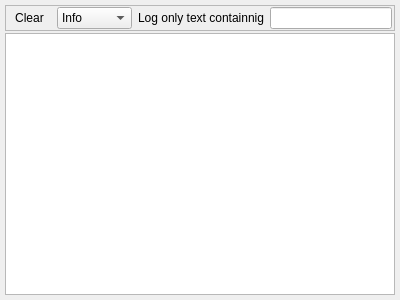
<?xml version="1.0" encoding="UTF-8"?>
<ui version="4.0">
 <class>LoggerWidget</class>
 <widget class="QWidget" name="LoggerWidget">
  <property name="geometry">
   <rect>
    <x>0</x>
    <y>0</y>
    <width>400</width>
    <height>300</height>
   </rect>
  </property>
  <property name="windowTitle">
   <string>Form</string>
  </property>
  <layout class="QVBoxLayout" name="verticalLayout">
   <property name="spacing">
    <number>2</number>
   </property>
   <property name="leftMargin">
    <number>5</number>
   </property>
   <property name="topMargin">
    <number>5</number>
   </property>
   <property name="rightMargin">
    <number>5</number>
   </property>
   <property name="bottomMargin">
    <number>5</number>
   </property>
   <item>
    <widget class="QFrame" name="frame">
     <property name="frameShape">
      <enum>QFrame::StyledPanel</enum>
     </property>
     <property name="frameShadow">
      <enum>QFrame::Raised</enum>
     </property>
     <layout class="QHBoxLayout" name="horizontalLayout">
      <property name="leftMargin">
       <number>2</number>
      </property>
      <property name="topMargin">
       <number>1</number>
      </property>
      <property name="rightMargin">
       <number>2</number>
      </property>
      <property name="bottomMargin">
       <number>1</number>
      </property>
      <item>
       <widget class="QToolButton" name="btClearLog">
        <property name="toolTip">
         <string>Clear log</string>
        </property>
        <property name="text">
         <string>Clear</string>
        </property>
        <property name="icon">
         <iconset resource="../Logging.qrc">
          <normaloff>:/qsievent/Logging/images/clear.png</normaloff>:/qsievent/Logging/images/clear.png</iconset>
        </property>
        <property name="autoRaise">
         <bool>true</bool>
        </property>
       </widget>
      </item>
      <item>
       <widget class="QComboBox" name="lstLogLevel">
        <property name="toolTip">
         <string>Log level</string>
        </property>
        <property name="currentIndex">
         <number>1</number>
        </property>
        <item>
         <property name="text">
          <string>Debug</string>
         </property>
         <property name="icon">
          <iconset resource="../Logging.qrc">
           <normaloff>:/qsievent/Logging/images/light-blind.png</normaloff>:/qsievent/Logging/images/light-blind.png</iconset>
         </property>
        </item>
        <item>
         <property name="text">
          <string>Info</string>
         </property>
         <property name="icon">
          <iconset resource="../Logging.qrc">
           <normaloff>:/qsievent/Logging/images/light-yellow.png</normaloff>:/qsievent/Logging/images/light-yellow.png</iconset>
         </property>
        </item>
        <item>
         <property name="text">
          <string>Warning</string>
         </property>
         <property name="icon">
          <iconset resource="../Logging.qrc">
           <normaloff>:/qsievent/Logging/images/light-cyan.png</normaloff>:/qsievent/Logging/images/light-cyan.png</iconset>
         </property>
        </item>
        <item>
         <property name="text">
          <string>Error</string>
         </property>
         <property name="icon">
          <iconset resource="../Logging.qrc">
           <normaloff>:/qsievent/Logging/images/light-red.png</normaloff>:/qsievent/Logging/images/light-red.png</iconset>
         </property>
        </item>
       </widget>
      </item>
      <item>
       <widget class="QLabel" name="label">
        <property name="text">
         <string>Log only text containnig</string>
        </property>
       </widget>
      </item>
      <item>
       <widget class="QLineEdit" name="edDomainFilter">
        <property name="toolTip">
         <string>Log filter</string>
        </property>
       </widget>
      </item>
     </layout>
    </widget>
   </item>
   <item>
    <widget class="QPlainTextEdit" name="txtLog">
     <property name="lineWrapMode">
      <enum>QPlainTextEdit::NoWrap</enum>
     </property>
     <property name="readOnly">
      <bool>true</bool>
     </property>
    </widget>
   </item>
  </layout>
 </widget>
 <resources>
  <include location="../Logging.qrc"/>
 </resources>
 <connections/>
</ui>
